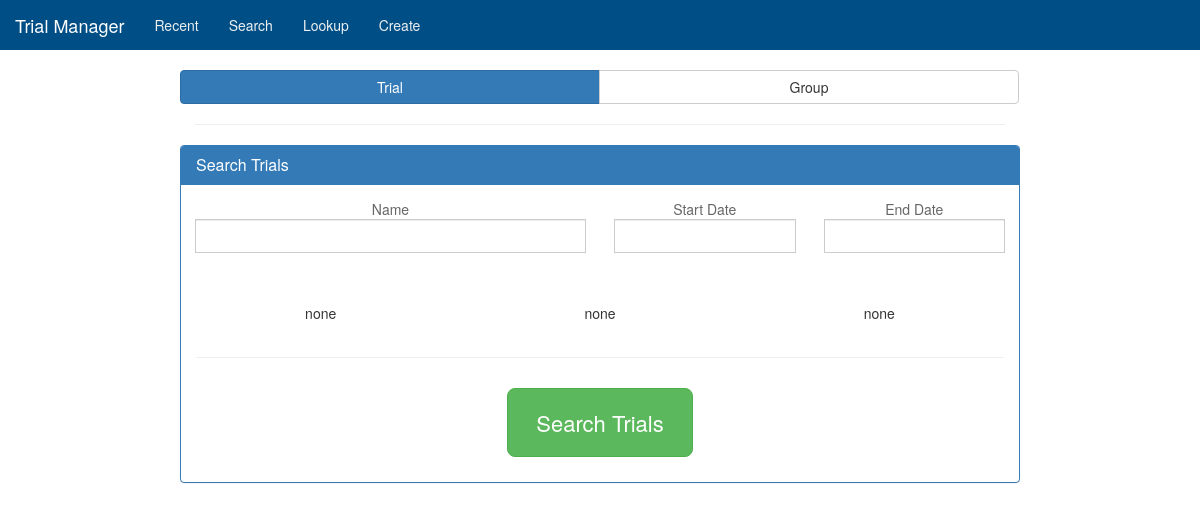
/page/search/page.php, run on the app's committed database.
### tables this page shows
CREATE TABLE `param_input` (
  `name_id` varchar(100) NOT NULL,
  `html_type` varchar(20) NOT NULL,
  `title` varchar(100) NOT NULL,
  `title_short` varchar(100) DEFAULT NULL,
  `tooltip_info` varchar(200) DEFAULT NULL,
  `tooltip_search` varchar(200) DEFAULT NULL
);

### module/search/dist/c_createInput.php (the view, shortened to what this page needs)
<?php
	function create_input($inputName) {
		$server = getenv('server');
		$userWR = getenv('userWR');
		$passWR = getenv('passWR');
		$db = getenv('db');
		$html = '';
		$conn = new mysqli($server, $userWR, $passWR, $db);
		$sql = "
			select html_type, title, title_short, tooltip_search
			from param_input
			where name_id = '" . $inputName . "'
		";
		$result = $conn->query($sql);
		$row = $result->fetch_assoc();
		$html_type = $row["html_type"];
		$title = $row["title"];
		$tooltip = $row["tooltip_search"];
		if ($html_type === 'select') {
			$sql = "
				select o.option_text
				from param_input d
				inner join param_dropdown_options o
					on d.name_id = o.name_id
				where d.name_id = '" . $inputName . "'
				order by o.order_num asc
			";
			$result = $conn->query($sql);
			if ($result->num_rows > 0) {
				$html .= '<span class="elem-title">' . $title . '</span>';
				if ($tooltip !== 'null') {
					$html .= '<select class="form-control" data-toggle="tooltip" title="' . $tooltip . '">';
				}
				while($row = $result->fetch_assoc()) {
					$option_text = $row["option_text"];
					$html .= '<option>' . $option_text . '</option>';
					$count++;
				}
				$html .= '</select>';
			} else {
				$html = 'none';
			}
		} else if ($html_type === 'input') {
			$html .= '<span class="elem-title">' . $title . '</span>';
			if ($tooltip !== 'null') {
		  	$html .= '<input class="form-control" type="text" data-toggle="tooltip" title="' . $tooltip . '">';
			} else {
				$html .= '<input class="form-control" type="text">';
			}
			$html .= '<span></span>';
		}
		return $html;
	}
?>

### data on the page
param_input: title "Name"
param_input: title "Start Date"
param_input: title "End Date"

### other printed values
$module_title "Search Trials"
$html_unit "none"
$html_goalType "none"
$html_changeType "none"
